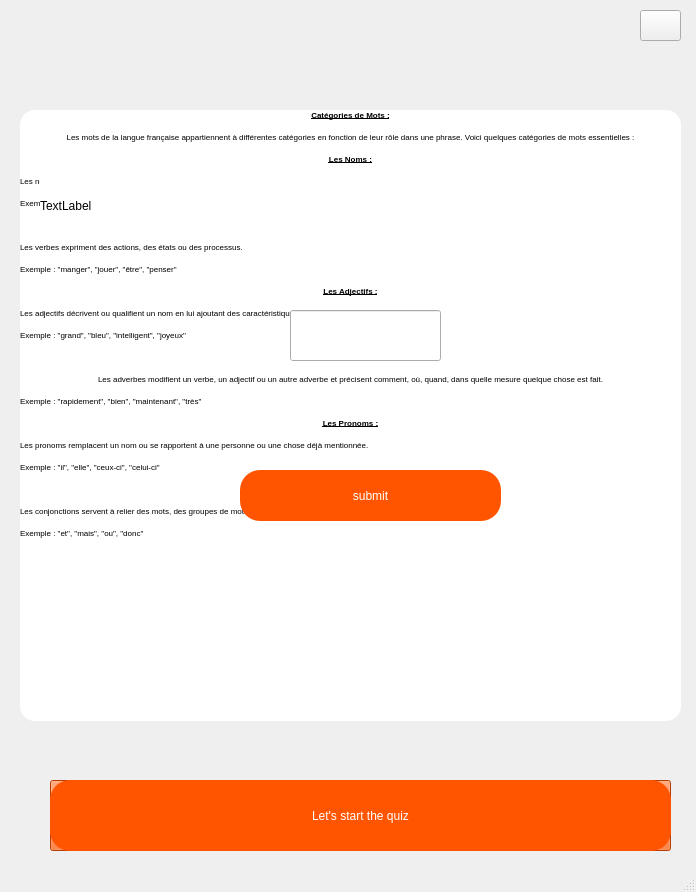
<?xml version="1.0" encoding="UTF-8"?>
<ui version="4.0">
 <class>courlexi</class>
 <widget class="QMainWindow" name="courlexi">
  <property name="geometry">
   <rect>
    <x>0</x>
    <y>0</y>
    <width>696</width>
    <height>892</height>
   </rect>
  </property>
  <property name="windowTitle">
   <string>MainWindow</string>
  </property>
  <property name="styleSheet">
   <string notr="true"/>
  </property>
  <widget class="QWidget" name="centralwidget">
   <widget class="QLabel" name="questionLabel">
    <property name="geometry">
     <rect>
      <x>40</x>
      <y>170</y>
      <width>621</width>
      <height>71</height>
     </rect>
    </property>
    <property name="styleSheet">
     <string notr="true">background-color: rgb(255, 255, 255);
color: rgb(0, 0, 0);
font: 700 10pt &quot;Arial&quot;;</string>
    </property>
    <property name="text">
     <string>TextLabel</string>
    </property>
   </widget>
   <widget class="QPushButton" name="submButton">
    <property name="geometry">
     <rect>
      <x>240</x>
      <y>470</y>
      <width>261</width>
      <height>51</height>
     </rect>
    </property>
    <property name="styleSheet">
     <string notr="true">background-color: rgb(255, 85, 0);
color: rgb(255, 255, 255);
font: 700 16pt &quot;Times New Roman&quot;;
border-radius: 20px;</string>
    </property>
    <property name="text">
     <string>submit</string>
    </property>
   </widget>
   <widget class="QLabel" name="label">
    <property name="geometry">
     <rect>
      <x>230</x>
      <y>480</y>
      <width>271</width>
      <height>51</height>
     </rect>
    </property>
    <property name="styleSheet">
     <string notr="true">background-color: rgb(255, 255, 255);
color: rgb(255, 255, 255);
font: 700 16pt &quot;Times New Roman&quot;;
border-radius: 20px;</string>
    </property>
    <property name="text">
     <string/>
    </property>
   </widget>
   <widget class="QLineEdit" name="answerLineEdit">
    <property name="geometry">
     <rect>
      <x>290</x>
      <y>310</y>
      <width>151</width>
      <height>51</height>
     </rect>
    </property>
    <property name="styleSheet">
     <string notr="true">font: 700 12pt &quot;Arial&quot;;
color: rgb(0, 0, 0);
border-bottom-color: rgb(0, 0, 0);</string>
    </property>
   </widget>
   <widget class="QLabel" name="lessonLabel">
    <property name="geometry">
     <rect>
      <x>20</x>
      <y>110</y>
      <width>661</width>
      <height>611</height>
     </rect>
    </property>
    <property name="font">
     <font>
      <family>Arial</family>
      <pointsize>6</pointsize>
      <italic>false</italic>
      <bold>false</bold>
      <underline>false</underline>
      <strikeout>false</strikeout>
     </font>
    </property>
    <property name="styleSheet">
     <string notr="true">background-color: rgb(255, 255, 255);
color: rgb(0, 0, 0);
font: 6pt &quot;Arial&quot;;
border-radius:15px;</string>
    </property>
    <property name="text">
     <string>&lt;html&gt;&lt;head/&gt;&lt;body&gt;&lt;p align=&quot;center&quot;&gt;&lt;span style=&quot; font-weight:700; text-decoration: underline;&quot;&gt;Catégories de Mots :&lt;/span&gt;&lt;/p&gt;&lt;p align=&quot;center&quot;&gt;Les mots de la langue française appartiennent à différentes catégories en fonction de leur rôle dans une phrase. Voici quelques catégories de mots essentielles :&lt;/p&gt;&lt;p align=&quot;center&quot;&gt;&lt;span style=&quot; font-weight:700; text-decoration: underline;&quot;&gt;Les Noms :&lt;/span&gt;&lt;/p&gt;&lt;p&gt;Les noms désignent des personnes, des lieux ou des choses.&lt;/p&gt;&lt;p&gt;Exemple : &amp;quot;le livre&amp;quot;, &amp;quot;Paris&amp;quot;, &amp;quot;chaise&amp;quot;, &amp;quot;chat&amp;quot;&lt;/p&gt;&lt;p align=&quot;center&quot;&gt;&lt;span style=&quot; font-weight:700; text-decoration: underline;&quot;&gt;Les Verbes :&lt;/span&gt;&lt;/p&gt;&lt;p&gt;Les verbes expriment des actions, des états ou des processus.&lt;/p&gt;&lt;p&gt;Exemple : &amp;quot;manger&amp;quot;, &amp;quot;jouer&amp;quot;, &amp;quot;être&amp;quot;, &amp;quot;penser&amp;quot;&lt;/p&gt;&lt;p align=&quot;center&quot;&gt;&lt;span style=&quot; font-weight:700; text-decoration: underline;&quot;&gt;Les Adjectifs :&lt;/span&gt;&lt;/p&gt;&lt;p&gt;Les adjectifs décrivent ou qualifient un nom en lui ajoutant des caractéristiques.&lt;/p&gt;&lt;p&gt;Exemple : &amp;quot;grand&amp;quot;, &amp;quot;bleu&amp;quot;, &amp;quot;intelligent&amp;quot;, &amp;quot;joyeux&amp;quot;&lt;/p&gt;&lt;p align=&quot;center&quot;&gt;&lt;span style=&quot; font-weight:700; text-decoration: underline;&quot;&gt;Les Adverbes :&lt;/span&gt;&lt;/p&gt;&lt;p align=&quot;center&quot;&gt;Les adverbes modifient un verbe, un adjectif ou un autre adverbe et précisent comment, où, quand, dans quelle mesure quelque chose est fait.&lt;/p&gt;&lt;p&gt;Exemple : &amp;quot;rapidement&amp;quot;, &amp;quot;bien&amp;quot;, &amp;quot;maintenant&amp;quot;, &amp;quot;très&amp;quot;&lt;/p&gt;&lt;p align=&quot;center&quot;&gt;&lt;span style=&quot; font-weight:700; text-decoration: underline;&quot;&gt;Les Pronoms :&lt;/span&gt;&lt;/p&gt;&lt;p&gt;Les pronoms remplacent un nom ou se rapportent à une personne ou une chose déjà mentionnée.&lt;/p&gt;&lt;p&gt;Exemple : &amp;quot;il&amp;quot;, &amp;quot;elle&amp;quot;, &amp;quot;ceux-ci&amp;quot;, &amp;quot;celui-ci&amp;quot;&lt;/p&gt;&lt;p align=&quot;center&quot;&gt;&lt;span style=&quot; font-weight:700; text-decoration: underline;&quot;&gt;Les Conjonctions :&lt;/span&gt;&lt;/p&gt;&lt;p&gt;Les conjonctions servent à relier des mots, des groupes de mots ou des propositions dans une phrase.&lt;/p&gt;&lt;p&gt;Exemple : &amp;quot;et&amp;quot;, &amp;quot;mais&amp;quot;, &amp;quot;ou&amp;quot;, &amp;quot;donc&amp;quot;&lt;/p&gt;&lt;p&gt;&lt;br/&gt;&lt;/p&gt;&lt;/body&gt;&lt;/html&gt;</string>
    </property>
    <property name="textFormat">
     <enum>Qt::AutoText</enum>
    </property>
    <property name="alignment">
     <set>Qt::AlignJustify|Qt::AlignTop</set>
    </property>
    <property name="wordWrap">
     <bool>false</bool>
    </property>
    <property name="margin">
     <number>14</number>
    </property>
   </widget>
   <widget class="QPushButton" name="back">
    <property name="geometry">
     <rect>
      <x>640</x>
      <y>10</y>
      <width>41</width>
      <height>31</height>
     </rect>
    </property>
    <property name="styleSheet">
     <string notr="true">border-image: url(:/img/img/bc-r.png);</string>
    </property>
    <property name="text">
     <string/>
    </property>
   </widget>
   <widget class="QLabel" name="logoo">
    <property name="geometry">
     <rect>
      <x>10</x>
      <y>10</y>
      <width>101</width>
      <height>91</height>
     </rect>
    </property>
    <property name="styleSheet">
     <string notr="true">image: url(:/img/img/logo.png);</string>
    </property>
    <property name="text">
     <string/>
    </property>
   </widget>
   <widget class="QPushButton" name="nextButton">
    <property name="geometry">
     <rect>
      <x>50</x>
      <y>780</y>
      <width>621</width>
      <height>71</height>
     </rect>
    </property>
    <property name="styleSheet">
     <string notr="true">background-color: rgb(255, 85, 0);
font: 700 12pt &quot;Arial&quot;;
color: rgb(255, 255, 255);</string>
    </property>
    <property name="text">
     <string>next</string>
    </property>
   </widget>
   <widget class="QPushButton" name="startQuizButton">
    <property name="geometry">
     <rect>
      <x>50</x>
      <y>780</y>
      <width>621</width>
      <height>71</height>
     </rect>
    </property>
    <property name="styleSheet">
     <string notr="true">background-color: rgb(255, 85, 0);
font: 700 12pt &quot;Arial&quot;;
color: rgb(255, 255, 255);
border-radius:20px;</string>
    </property>
    <property name="text">
     <string>Let's start the quiz</string>
    </property>
   </widget>
   <zorder>label</zorder>
   <zorder>lessonLabel</zorder>
   <zorder>answerLineEdit</zorder>
   <zorder>questionLabel</zorder>
   <zorder>submButton</zorder>
   <zorder>back</zorder>
   <zorder>logoo</zorder>
   <zorder>nextButton</zorder>
   <zorder>startQuizButton</zorder>
  </widget>
  <widget class="QMenuBar" name="menubar">
   <property name="geometry">
    <rect>
     <x>0</x>
     <y>0</y>
     <width>696</width>
     <height>17</height>
    </rect>
   </property>
  </widget>
  <widget class="QStatusBar" name="statusbar"/>
 </widget>
 <resources/>
 <connections/>
</ui>
